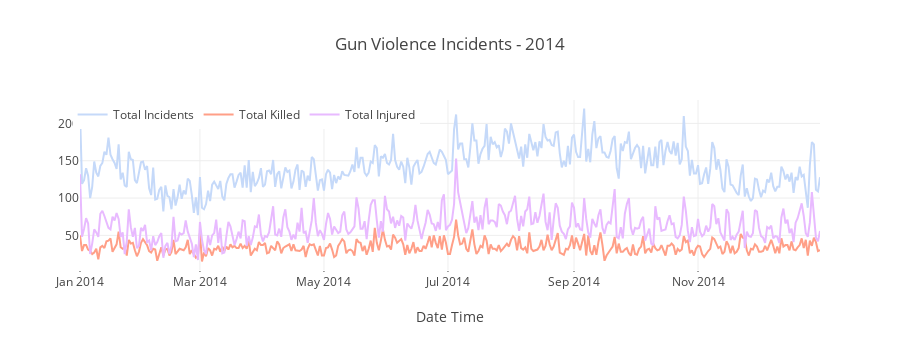
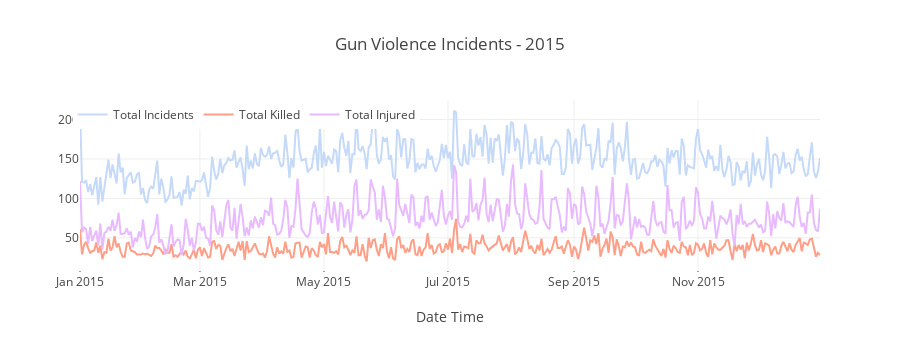
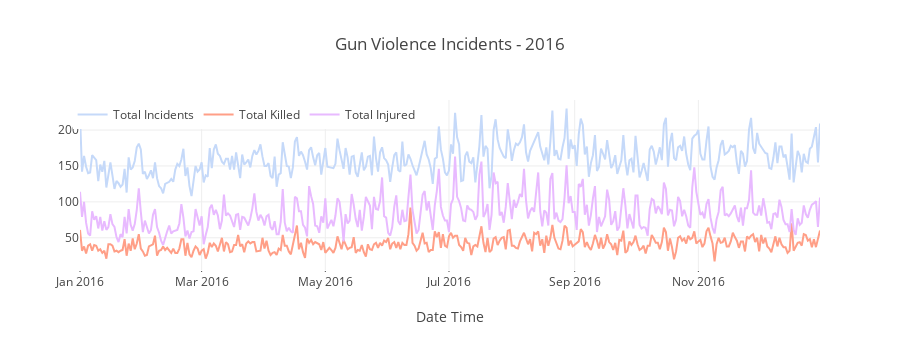
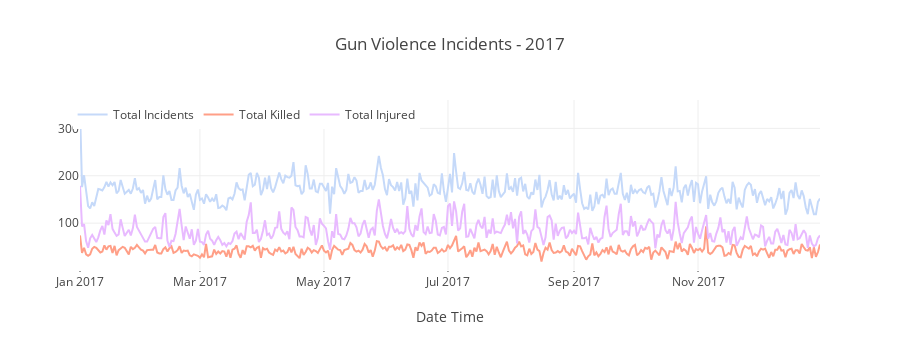

Notebook cell for these charts, in order:
### Code cell
# 2014 time series
temp = df[df['year'] == 2014].groupby('date').agg({'state' : 'count', 'n_killed' : 'sum', 'n_injured' : 'sum'}).reset_index().rename(columns={'state' : 'incidents'})


trace1 = go.Scatter(x = temp.date, y = temp.incidents, name='Total Incidents', mode = "lines", marker = dict(color = '#c5d9f9'))
trace2 = go.Scatter(x = temp.date, y = temp.n_killed, name="Total Killed", mode = "lines", marker = dict(color = '#ff9f87'))
trace3 = go.Scatter(x = temp.date, y = temp.n_injured, name="Total Injured", mode = "lines", marker = dict(color = '#e8baff'))

data = [trace1, trace2, trace3]
layout = dict(height=350, title = 'Gun Violence Incidents - 2014', legend=dict(orientation="h", x=-.01, y=1), xaxis= dict(title='Date Time', ticklen= 1))
fig = dict(data = data, layout = layout)
iplot(fig)



# 2015 time series
temp = df[df['year'] == 2015].groupby('date').agg({'state' : 'count', 'n_killed' : 'sum', 'n_injured' : 'sum'}).reset_index().rename(columns={'state' : 'incidents'})


trace1 = go.Scatter(x = temp.date, y = temp.incidents, name='Total Incidents', mode = "lines", marker = dict(color = '#c5d9f9'))
trace2 = go.Scatter(x = temp.date, y = temp.n_killed, name="Total Killed", mode = "lines", marker = dict(color = '#ff9f87'))
trace3 = go.Scatter(x = temp.date, y = temp.n_injured, name="Total Injured", mode = "lines", marker = dict(color = '#e8baff'))

data = [trace1, trace2, trace3]
layout = dict(height=350, title = 'Gun Violence Incidents - 2015', legend=dict(orientation="h", x=-.01, y=1), xaxis= dict(title='Date Time', ticklen= 1))
fig = dict(data = data, layout = layout)
iplot(fig)





# 2016 time series
temp = df[df['year'] == 2016].groupby('date').agg({'state' : 'count', 'n_killed' : 'sum', 'n_injured' : 'sum'}).reset_index().rename(columns={'state' : 'incidents'})


trace1 = go.Scatter(x = temp.date, y = temp.incidents, name='Total Incidents', mode = "lines", marker = dict(color = '#c5d9f9'))
trace2 = go.Scatter(x = temp.date, y = temp.n_killed, name="Total Killed", mode = "lines", marker = dict(color = '#ff9f87'))
trace3 = go.Scatter(x = temp.date, y = temp.n_injured, name="Total Injured", mode = "lines", marker = dict(color = '#e8baff'))

data = [trace1, trace2, trace3]
layout = dict(height=350,title = 'Gun Violence Incidents - 2016', legend=dict(orientation="h", x=-.01, y=1), xaxis= dict(title='Date Time', ticklen= 1))
fig = dict(data = data, layout = layout)
iplot(fig)


# 2017 time series
temp = df[df['year'] == 2017].groupby('date').agg({'state' : 'count', 'n_killed' : 'sum', 'n_injured' : 'sum'}).reset_index().rename(columns={'state' : 'incidents'})


trace1 = go.Scatter(x = temp.date, y = temp.incidents, name='Total Incidents', mode = "lines", marker = dict(color = '#c5d9f9'))
trace2 = go.Scatter(x = temp.date, y = temp.n_killed, name="Total Killed", mode = "lines", marker = dict(color = '#ff9f87'))
trace3 = go.Scatter(x = temp.date, y = temp.n_injured, name="Total Injured", mode = "lines", marker = dict(color = '#e8baff'))

data = [trace1, trace2, trace3]
layout = dict(height=350,title = 'Gun Violence Incidents - 2017', legend=dict(orientation="h", x=-.01, y=1), xaxis= dict(title='Date Time', ticklen= 1))
fig = dict(data = data, layout = layout)
iplot(fig)

### Figure 1 — Plotly figure (JSON) as saved in the notebook; plotly's stock layout.template omitted (floating-point values rounded to 4 significant figures; data arrays with more than 128 entries replaced by an {"elided": "..."} marker saying what was removed)
{"data": [{"marker": {"color": "#c5d9f9"}, "mode": "lines", "name": "Total Incidents", "type": "scatter", "uid": "bfc424f4-ba7d-4801-9928-6c5d0029dff1", "x": {"elided": "365 str values"}, "y": {"elided": "365 int values"}}, {"marker": {"color": "#ff9f87"}, "mode": "lines", "name": "Total Killed", "type": "scatter", "uid": "6f286c37-47f1-46f0-97a0-b8de7777c8c2", "x": {"elided": "365 str values"}, "y": {"elided": "365 int values"}}, {"marker": {"color": "#e8baff"}, "mode": "lines", "name": "Total Injured", "type": "scatter", "uid": "3144502c-f2b4-46c6-a910-c5c10570739f", "x": {"elided": "365 str values"}, "y": {"elided": "365 int values"}}], "layout": {"height": 350, "legend": {"orientation": "h", "x": -0.01, "y": 1}, "title": {"text": "Gun Violence Incidents - 2014"}, "xaxis": {"ticklen": 1, "title": {"text": "Date Time"}}}}

### Figure 2 — Plotly figure (JSON) as saved in the notebook; plotly's stock layout.template omitted (floating-point values rounded to 4 significant figures; data arrays with more than 128 entries replaced by an {"elided": "..."} marker saying what was removed)
{"data": [{"marker": {"color": "#c5d9f9"}, "mode": "lines", "name": "Total Incidents", "type": "scatter", "uid": "e1daadf9-73d7-4cb8-b4ab-906498a2b24b", "x": {"elided": "364 str values"}, "y": {"elided": "364 int values"}}, {"marker": {"color": "#ff9f87"}, "mode": "lines", "name": "Total Killed", "type": "scatter", "uid": "bf01c9ee-514f-4d4e-9b50-5368c72b10be", "x": {"elided": "364 str values"}, "y": {"elided": "364 int values"}}, {"marker": {"color": "#e8baff"}, "mode": "lines", "name": "Total Injured", "type": "scatter", "uid": "03ff020c-f352-4bb4-8f88-e788b31ddb11", "x": {"elided": "364 str values"}, "y": {"elided": "364 int values"}}], "layout": {"height": 350, "legend": {"orientation": "h", "x": -0.01, "y": 1}, "title": {"text": "Gun Violence Incidents - 2015"}, "xaxis": {"ticklen": 1, "title": {"text": "Date Time"}}}}

### Figure 3 — Plotly figure (JSON) as saved in the notebook; plotly's stock layout.template omitted (floating-point values rounded to 4 significant figures; data arrays with more than 128 entries replaced by an {"elided": "..."} marker saying what was removed)
{"data": [{"marker": {"color": "#c5d9f9"}, "mode": "lines", "name": "Total Incidents", "type": "scatter", "uid": "c048cdc4-e321-40a7-9c2c-6d66c6fceb36", "x": {"elided": "365 str values"}, "y": {"elided": "365 int values"}}, {"marker": {"color": "#ff9f87"}, "mode": "lines", "name": "Total Killed", "type": "scatter", "uid": "0986a5d1-c185-4e28-ac00-008d840a4ea1", "x": {"elided": "365 str values"}, "y": {"elided": "365 int values"}}, {"marker": {"color": "#e8baff"}, "mode": "lines", "name": "Total Injured", "type": "scatter", "uid": "c01d9e1b-d38f-4156-8d24-91256f5af4c1", "x": {"elided": "365 str values"}, "y": {"elided": "365 int values"}}], "layout": {"height": 350, "legend": {"orientation": "h", "x": -0.01, "y": 1}, "title": {"text": "Gun Violence Incidents - 2016"}, "xaxis": {"ticklen": 1, "title": {"text": "Date Time"}}}}

### Figure 4 — Plotly figure (JSON) as saved in the notebook; plotly's stock layout.template omitted (floating-point values rounded to 4 significant figures; data arrays with more than 128 entries replaced by an {"elided": "..."} marker saying what was removed)
{"data": [{"marker": {"color": "#c5d9f9"}, "mode": "lines", "name": "Total Incidents", "type": "scatter", "uid": "f220308e-24ae-4bba-81e5-6f2016fc94e3", "x": {"elided": "364 str values"}, "y": {"elided": "364 int values"}}, {"marker": {"color": "#ff9f87"}, "mode": "lines", "name": "Total Killed", "type": "scatter", "uid": "b775adcc-5287-4c8f-b309-74cce6c9e5a9", "x": {"elided": "364 str values"}, "y": {"elided": "364 int values"}}, {"marker": {"color": "#e8baff"}, "mode": "lines", "name": "Total Injured", "type": "scatter", "uid": "21de257f-3817-4a32-bbef-d39fa46082ca", "x": {"elided": "364 str values"}, "y": {"elided": "364 int values"}}], "layout": {"height": 350, "legend": {"orientation": "h", "x": -0.01, "y": 1}, "title": {"text": "Gun Violence Incidents - 2017"}, "xaxis": {"ticklen": 1, "title": {"text": "Date Time"}}}}
